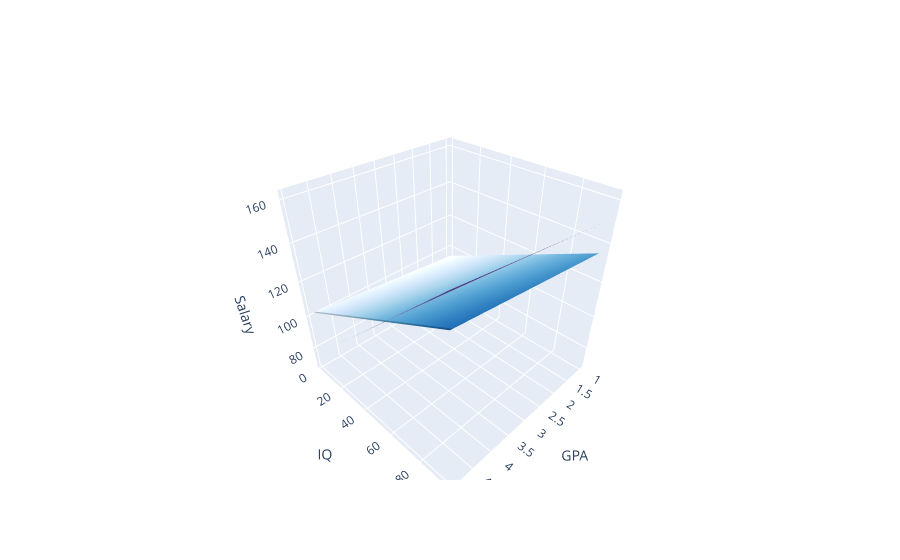

Here is the notebook cell this chart was saved with:
### Markdown cell above
##### 3. Suppose we have a data set with five predictors, $X_1=$ GPA, $X_2=$ IQ, $X_3=$ Level (1 for College and 0 for High School), $X_4=$ Interaction between GPA and IQ, and $X_5=$ Interaction between GPA and Level. The response is starting salary after graduation (in thousands of dollars). Suppose we use least squares to fit the model, and get $\hat{\beta}_0=50, \hat{\beta}_1=20, \hat{\beta}_2=0.07, \hat{\beta}_3=35, \hat{\beta}_4=0.01, \hat{\beta}_5=-10$.
- (a) Which answer is correct, and why?
- - i. For a fixed value of IQ and GPA, high school graduates earn more, on average, than college graduates.
- - ii. For a fixed value of IQ and GPA, college graduates earn more, on average, than high school graduates.
- - iii. For a fixed value of IQ and GPA, high school graduates earn more, on average, than college graduates provided that the GPA is high enough.
- - iv. For a fixed value of IQ and GPA, college graduates earn more, on average, than high school graduates provided that the GPA is high enough.
- (b) Predict the salary of a college graduate with IQ of 110 and a GPA of 4.0.
- (c) True or false: Since the coeflicient for the GPA/IQ interaction term is very small, there is very little evidence of an interaction effect. Justify your answer.

### Code cell
import numpy as np
import plotly.graph_objects as go

def model(gpa, iq, level):
    return 50 + gpa * 20 + iq * 0.07 + level * 35 + gpa * iq * 0.01 + gpa * level * -10

x = np.linspace(1, 5, 10)
y = np.linspace(1, 200, 20)

college = np.array([model(gpa, iq, 1) for gpa in x for iq in y]).reshape(len(x), len(y))
high_school = np.array([model(gpa, iq, 0) for gpa in x for iq in y]).reshape(len(x), len(y))

fig = go.Figure(data=[
    go.Surface(z=college, x=x, y=y, colorscale='Blues', showscale=False, name='College'),
    go.Surface(z=high_school, x=x, y=y, colorscale='Purples', showscale=False, name='High School')
])

fig.update_layout(scene=dict(
    xaxis_title='GPA',
    yaxis_title='IQ',
    zaxis_title='Salary'
))

fig.show()

### Figure 1 — Plotly figure (JSON) as saved in the notebook; plotly's stock layout.template omitted (floating-point values rounded to 4 significant figures; data arrays with more than 128 entries replaced by an {"elided": "..."} marker saying what was removed)
{"data": [{"colorscale": [[0, "rgb(247,251,255)"], [0.125, "rgb(222,235,247)"], [0.25, "rgb(198,219,239)"], [0.375, "rgb(158,202,225)"], [0.5, "rgb(107,174,214)"], [0.625, "rgb(66,146,198)"], [0.75, "rgb(33,113,181)"], [0.875, "rgb(8,81,156)"], [1, "rgb(8,48,107)"]], "name": "College", "showscale": false, "type": "surface", "x": [1, 1.444, 1.889, 2.333, 2.778, 3.222, 3.667, 4.111, 4.556, 5], "y": [1, 11.47, 21.95, 32.42, 42.89, 53.37, 63.84, 74.32, 84.79, 95.26, 105.7, 116.2, 126.7, 137.2, 147.6, 158.1, 168.6, 179.1, 189.5, 200], "z": {"elided": "10x20 float values"}}, {"colorscale": [[0, "rgb(252,251,253)"], [0.125, "rgb(239,237,245)"], [0.25, "rgb(218,218,235)"], [0.375, "rgb(188,189,220)"], [0.5, "rgb(158,154,200)"], [0.625, "rgb(128,125,186)"], [0.75, "rgb(106,81,163)"], [0.875, "rgb(84,39,143)"], [1, "rgb(63,0,125)"]], "name": "High School", "showscale": false, "type": "surface", "x": [1, 1.444, 1.889, 2.333, 2.778, 3.222, 3.667, 4.111, 4.556, 5], "y": [1, 11.47, 21.95, 32.42, 42.89, 53.37, 63.84, 74.32, 84.79, 95.26, 105.7, 116.2, 126.7, 137.2, 147.6, 158.1, 168.6, 179.1, 189.5, 200], "z": {"elided": "10x20 float values"}}], "layout": {"scene": {"xaxis": {"title": {"text": "GPA"}}, "yaxis": {"title": {"text": "IQ"}}, "zaxis": {"title": {"text": "Salary"}}}}}
